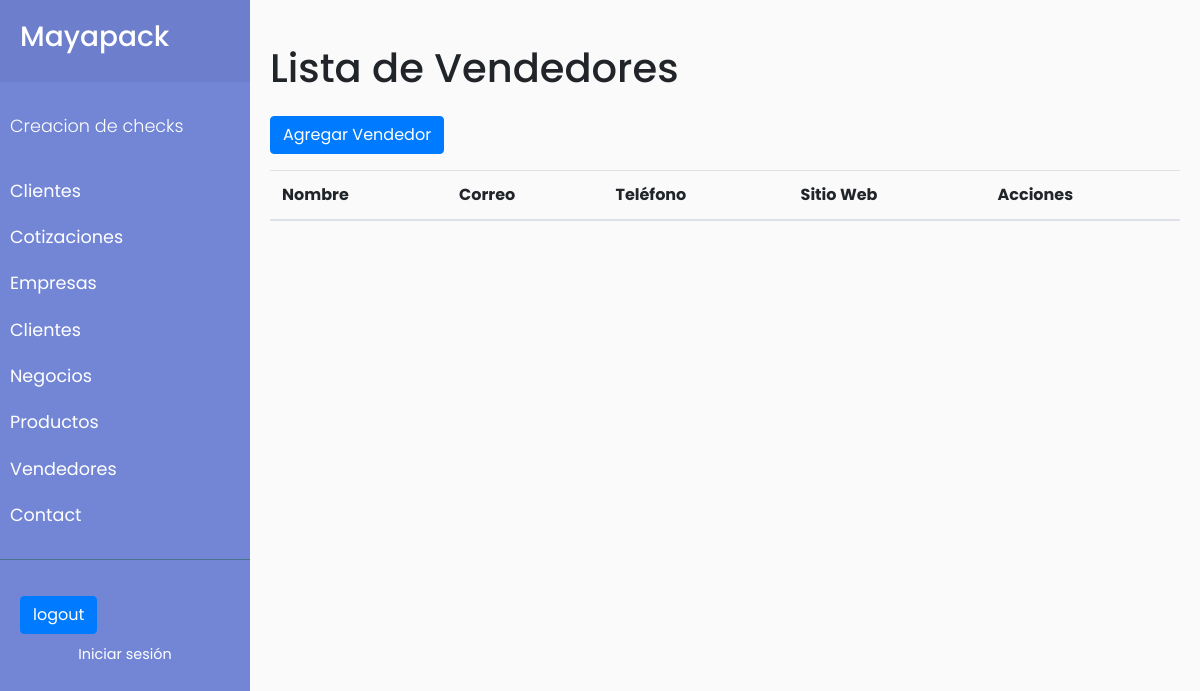
/vendedores/, run on an earlier commit of the app's database.
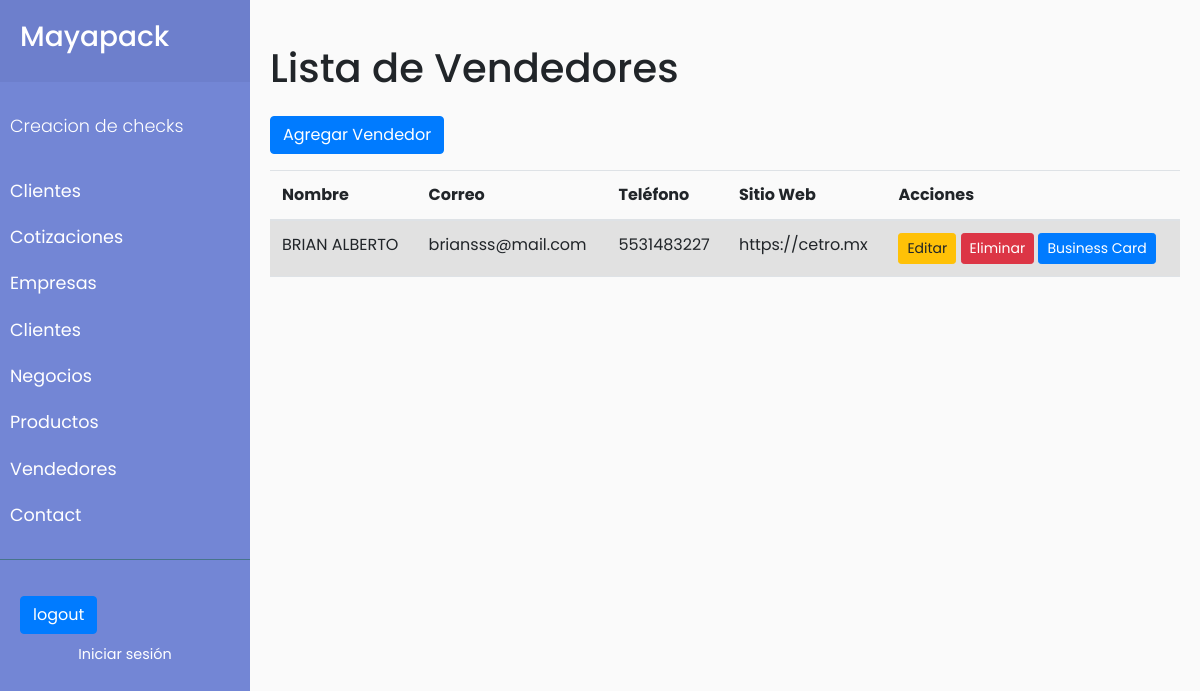
And on a later commit of the database.
### vendedores/models.py (models this page shows, shortened)
class Vendedor(models.Model):
    user = models.OneToOneField(User, on_delete=models.CASCADE, null=True)
    nombre = models.CharField(max_length=100)
    correo = models.EmailField()
    telefono = models.CharField(max_length=15)
    sitio_web = models.URLField(blank=True, null=True)
    direccion = models.CharField(max_length=255)

### vendedores/views.py (the view)
# urls.py: path('vendedores/', views.vendedor_list, name='vendedor_list'),
def vendedor_list(request):
    vendedores = Vendedor.objects.all()
    return render(request, 'vendedores/vendedor_list.html', {'vendedores': vendedores})

### vendedores/templates/vendedores/vendedor_list.html
{% extends 'base.html' %}
{% block content %}
<div id="content" class="container mt-4">
    <h1 class="mb-4">Lista de Vendedores</h1>
    <a href="{% url 'vendedor_create' %}" class="btn btn-primary mb-3">Agregar Vendedor</a>
    <table class="table table-striped">
        <thead>
            <tr>
                <th>Nombre</th>
                <th>Correo</th>
                <th>Teléfono</th>
                <th>Sitio Web</th>
                <th>Acciones</th>
            </tr>
        </thead>
        <tbody>
            {% for vendedor in vendedores %}
            <tr>
                <td>{{ vendedor.nombre }}</td>
                <td>{{ vendedor.correo }}</td>
                <td>{{ vendedor.telefono }}</td>
                <td><a href="{{ vendedor.sitio_web }}" target="_blank">{{ vendedor.sitio_web }}</a></td>
                <td>
                    <a href="{% url 'vendedor_update' vendedor.pk %}" class="btn btn-warning btn-sm">Editar</a>
                    <a href="{% url 'vendedor_delete' vendedor.pk %}" class="btn btn-danger btn-sm">Eliminar</a>
                     <a href="{% url 'bc' vendedor.id %}" class="btn btn-primary btn-sm">Business Card</a>
                </td>
            </tr>
            {% endfor %}
        </tbody>
    </table>
</div>
{% endblock %}

What changed in the data, as far as the page shows it:
added Vendedor: nombre "BRIAN ALBERTO", correo "briansss@mail.com", telefono "5531483227", sitio_web "https://cetro.mx"
